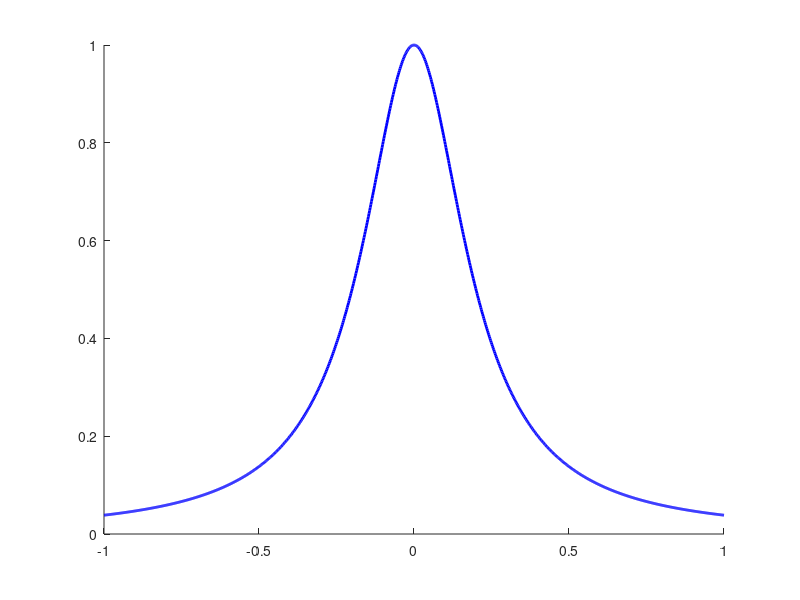

The MATLAB script that drew this image: (Note: this script raises an error after producing the figure.)
%%%%%%%%%%%%%%%%%%%%%%%%%%%%%%%%%%%%%%%%%%%%%%%%%%%%%%%%%%%%%%%%%%%%%%%
% NAME: Josh Derrow
% JMU-EID: derrowjb
% DATE: April 17, 2025
% 
% PROGRAM: newtonpoly2.m
% PURPOSE: Approximates the function f(x) = 1 / (1 + 25x^2) via Newton 
%          polynomials.
%
% VARIABLES: 
%    ns = list of interpolation points
%    f = the function of interest (f(x) = 1 / (1 + 25x^2))
%    z = interval of evaluation
%    true_y = vector containing the true values of 1 / (1 + 25x^2)
%    i = index of current interpolation point (n value)
%    n = current interpolation point (n value)
%    x = vector of equally spaced points where f(x) is sampled
%    y = function values at the x points
%    coeff = Newton coefficients of the polynomial
%    interp_y = vector containing the interpolated values of the Newton
%               polynomial
%
% JMU PLEDGE
%%%%%%%%%%%%%%%%%%%%%%%%%%%%%%%%%%%%%%%%%%%%%%%%%%%%%%%%%%%%%%%%%%%%%%%
% Using more points is both good and bad in this scenario. In the middle of
% the plot, n = 11 was the most accurate, however, towards the endpoints of
% the interval it was the least accurate. The plots of n = 5 and n = 7 
% follow a similar trend but to a smaller degree.

function newtonpoly2
    ns = [5, 7, 11];
    f = @(x) 1 ./ (1 + 25 * x.^2);
    z = linspace(-1, 1, 1000);
    true_y = f(z);

    % Create the figure for plotting and plot the true function
    figure;
    hold on;
    plot(z, true_y, 'b-', 'LineWidth', 2);

    for i = 1:length(ns)
        n = ns(i);
        x = linspace(-1, 1, n);         % Equally spaced nodes
        y = f(x);                      % Function values at the nodes

        % Compute the Newton coefficients and polynomial
        coeff = newtoncoeff(x, y);

        % Interpolate and plot the Newton polynomial
        interp_y = arrayfun(@(zval) newtoneval(coeff, x, zval), z);
        plot(z, interp_y, 'LineWidth', 2);
    end

    % Configure the plot
    title('Newton Interpolation for f(x) = 1 / (1 + 25x^2)');
    legend('True function', 'n = 5', 'n = 7', 'n = 11', 'Location', 'best');
    xlabel('x');
    ylabel('f(x)');
    grid on;
    hold off;
end